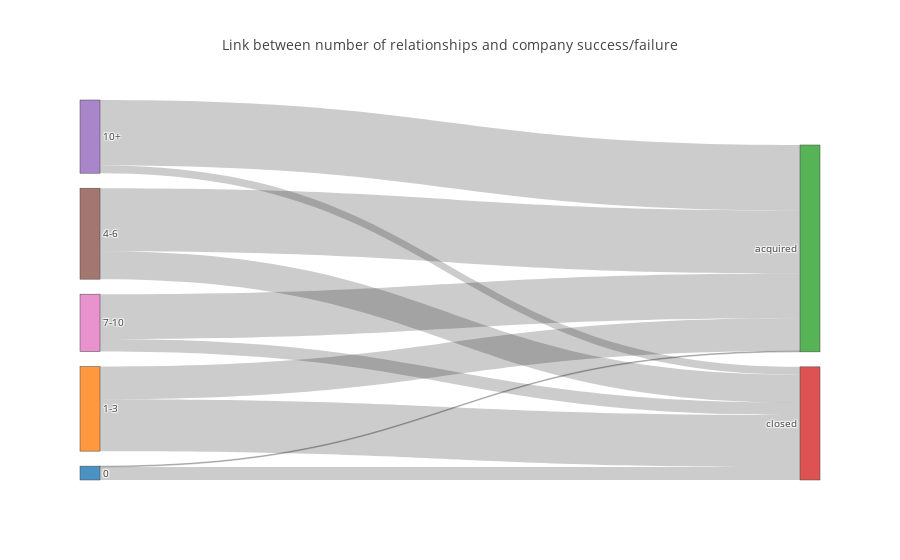

Write notebook code for a chart like this one.
### Code cell
label = np.concatenate([rel_df['rel_group'].unique(), rel_df['status'].unique()])
color = ["rgba(31, 119, 180, 0.8)", "rgba(255, 127, 14, 0.8)", "rgba(148, 103, 189, 0.8)", "rgba(140, 86, 75, 0.8)",
         "rgba(227, 119, 194, 0.8)", "rgba(44, 160, 44, 0.8)", "rgba(214, 39, 40, 0.8)"]

source = []
target = []
value = []

for i in range(len(label[:5])):
    for j in range(5, len(label)):
        source.append(i)
        if label[j] == 'acquired':
            target.append(5)
        else:
            target.append(6)
        value.append(rel_df[(rel_df['rel_group']==label[i]) & (rel_df['status'] == label[j])]['cnt'].values[0])

data = dict(
    type='sankey',
    node = dict(
      pad = 15,
      thickness = 20,
      label = label,
      color = color
    ),
    link = dict(
        source = source,
        target = target,
        value = value
  ))

layout =  dict(
    title = "Link between number of relationships and company success/failure",
    font = dict(
      size = 10
    )
)
chmap = go.Figure(data = [data], layout = layout)
py.offline.iplot(chmap)

### Figure 1 — Plotly figure (JSON) as saved in the notebook; plotly's stock layout.template omitted (floating-point values rounded to 4 significant figures)
{"data": [{"link": {"source": [0, 0, 1, 1, 2, 2, 3, 3, 4, 4], "target": [5, 6, 5, 6, 5, 6, 5, 6, 5, 6], "value": [3, 47, 118, 187, 236, 28, 227, 101, 162, 45]}, "node": {"color": ["rgba(31, 119, 180, 0.8)", "rgba(255, 127, 14, 0.8)", "rgba(148, 103, 189, 0.8)", "rgba(140, 86, 75, 0.8)", "rgba(227, 119, 194, 0.8)", "rgba(44, 160, 44, 0.8)", "rgba(214, 39, 40, 0.8)"], "label": ["0", "1-3", "10+", "4-6", "7-10", "acquired", "closed"], "pad": 15, "thickness": 20}, "type": "sankey", "uid": "669426e5-1144-4f89-8a58-e41406ead8cd"}], "layout": {"font": {"size": 10}, "title": "Link between number of relationships and company success/failure"}}
